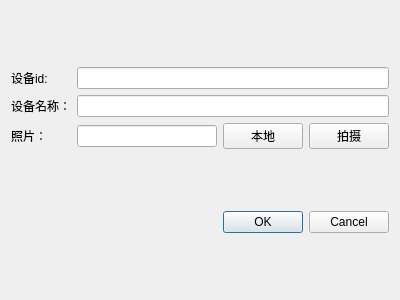
<?xml version="1.0" encoding="UTF-8"?>
<ui version="4.0">
 <class>CreateDeviceDialog</class>
 <widget class="QDialog" name="CreateDeviceDialog">
  <property name="geometry">
   <rect>
    <x>0</x>
    <y>0</y>
    <width>400</width>
    <height>300</height>
   </rect>
  </property>
  <property name="windowTitle">
   <string>添加设备</string>
  </property>
  <layout class="QGridLayout" name="gridLayout_2">
   <item row="0" column="0">
    <layout class="QGridLayout" name="gridLayout">
     <item row="2" column="0">
      <widget class="QLabel" name="label_3">
       <property name="text">
        <string>照片：</string>
       </property>
      </widget>
     </item>
     <item row="1" column="0">
      <widget class="QLabel" name="label_2">
       <property name="text">
        <string>设备名称：</string>
       </property>
      </widget>
     </item>
     <item row="2" column="2">
      <widget class="QPushButton" name="pbSelectImage">
       <property name="text">
        <string>本地</string>
       </property>
      </widget>
     </item>
     <item row="2" column="1">
      <widget class="QLineEdit" name="lineEdit_3"/>
     </item>
     <item row="0" column="0">
      <widget class="QLabel" name="label">
       <property name="text">
        <string>设备id:</string>
       </property>
      </widget>
     </item>
     <item row="2" column="3">
      <widget class="QPushButton" name="pbCaptureImage">
       <property name="text">
        <string>拍摄</string>
       </property>
      </widget>
     </item>
     <item row="1" column="1" colspan="3">
      <widget class="QLineEdit" name="lineEdit_name"/>
     </item>
     <item row="0" column="1" colspan="3">
      <widget class="QLineEdit" name="lineEdit_id"/>
     </item>
    </layout>
   </item>
   <item row="1" column="0">
    <widget class="QDialogButtonBox" name="buttonBox">
     <property name="orientation">
      <enum>Qt::Orientation::Horizontal</enum>
     </property>
     <property name="standardButtons">
      <set>QDialogButtonBox::StandardButton::Cancel|QDialogButtonBox::StandardButton::Ok</set>
     </property>
    </widget>
   </item>
  </layout>
 </widget>
 <resources/>
 <connections>
  <connection>
   <sender>buttonBox</sender>
   <signal>accepted()</signal>
   <receiver>CreateDeviceDialog</receiver>
   <slot>accept()</slot>
   <hints>
    <hint type="sourcelabel">
     <x>248</x>
     <y>254</y>
    </hint>
    <hint type="destinationlabel">
     <x>157</x>
     <y>274</y>
    </hint>
   </hints>
  </connection>
  <connection>
   <sender>buttonBox</sender>
   <signal>rejected()</signal>
   <receiver>CreateDeviceDialog</receiver>
   <slot>reject()</slot>
   <hints>
    <hint type="sourcelabel">
     <x>316</x>
     <y>260</y>
    </hint>
    <hint type="destinationlabel">
     <x>286</x>
     <y>274</y>
    </hint>
   </hints>
  </connection>
 </connections>
</ui>
